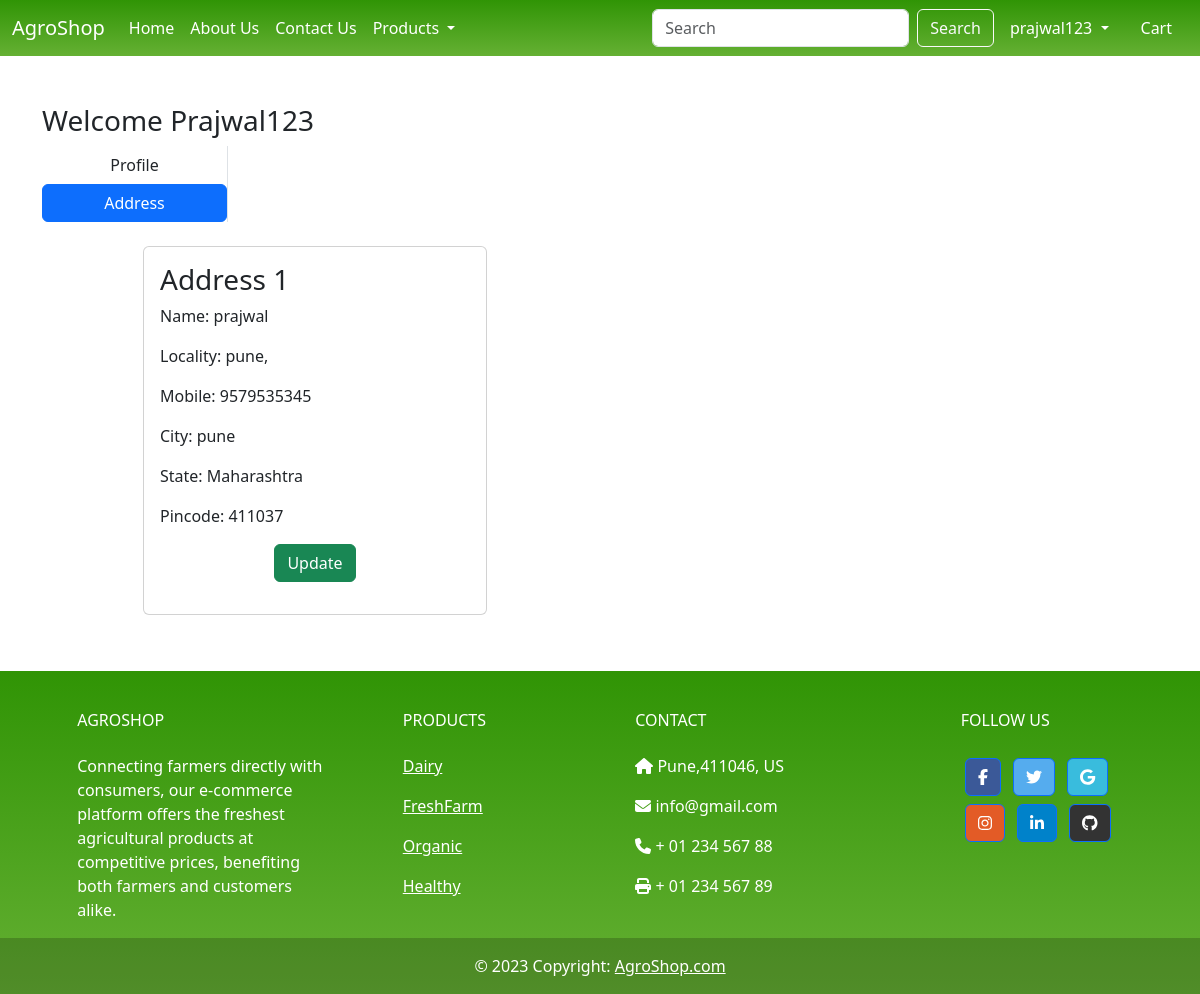
Page /address/ (signed in) on the committed database.
### app/models.py (models this page shows, shortened)
class Customer(models.Model):
    user = models.ForeignKey(User,on_delete=models.CASCADE)
    name = models.CharField(max_length=200)
    locality = models.CharField(max_length=200)
    city = models.CharField(max_length=50)
    mobile = models.IntegerField(default=0)
    zipcode = models.IntegerField()
    state  = models.CharField(choices=STATE_CHOICES, max_length=100)

### app/views.py (the view)
# urls.py: path('address/',views.address,name='address'),
@login_required
def address(request):
    add =Customer.objects.filter(user=request.user)
    return render(request,'app/address.html',locals())

### app/templates/app/address.html (shortened to what this page needs)
{% extends 'app/base.html' %}
{% load static %}
{% block main-content %}
<div class="container my-5">
    <div class="row">
        {% if add %}
        <h3>Welcome <span class="text-capitalize">{{request.user}}</span></h3>
    </div>
    <div class="col-sm-2 border-end">
        <ul class="list-unstyled">
         <li class="d-grid"><a href="{% url 'profile' %}" class="btn ">Profile</a></li>
          <li class="d-grid"><a href="{% url 'address' %}" class= "btn btn-primary" >Address</a></li>
        </ul>
    </div>
    <div class="col-sm-8 offset-sm-1">
        <div class="row">
            {% for ad in add %}
            <div class="col-sm-6">
                <div class="card m-2">
                    <div class="card-body">
                        <h3>Address {{forloop.counter}}</h3>
                        <p>Name: {{ad.name}}</p>
                        <p>Locality: {{ad.locality}}</p>
                        <p>Mobile: {{ad.mobile}}</p>
                        <p>City: {{ad.city}}</p>
                        <p>State: {{ad.state}}</p>
                        <p>Pincode: {{ad.zipcode}}</p>
                        <p class="text-center"><a href="{% url 'updateAddress' pk=ad.id %}" type="button" class="btn btn-success">Update</a></p>
                    </div>
                </div>
            </div>
            {% endfor %}
        </div>
        {% else %}
        <h1 class="text-center mb-5" >No Address available</h1>
        <img src="{% static 'app/images/product/emptyaddr.png' %}"  alt="">
        {% endif %}
    </div>
</div>
{% endblock main-content %}

### app/templates/app/base.html (shortened to what this page needs)
<!DOCTYPE html>
{% load static %}
<html lang="en">
<head>
    <link href="https://cdn.jsdelivr.net/npm/bootstrap@5.3.0-alpha1/dist/css/bootstrap.min.css" rel="stylesheet">
    <link rel="stylesheet" href="{% static 'app/css/owl.carousel.min.css' %}">
    <link rel="stylesheet" href="{% static 'app/css/all.min.css' %}">
    <link rel="stylesheet" href="{% static 'app/css/style.css' %}">
</head>
<body>
    <nav class="navbar navbar-expand-lg navbar-dark bkgn">
        <div class="container-fluid">
          <a class="navbar-brand" href="#">AgroShop</a>
          <div class="collapse navbar-collapse" id="navbarSupportedContent">
            <ul class="navbar-nav me-auto mb-2 mb-lg-0">
              {% if request.user.is_authenticated %}
              <li class="nav-item">
                <a class="nav-link active" aria-current="page" href="/">Home</a>
              </li>
              <li class="nav-item">
                <a class="nav-link text-white" href="{% url 'about' %}">About Us</a>
              </li>
              <li class="nav-item">
                <a class="nav-link text-white" href="{% url 'contact' %}">Contact Us</a>
              </li>
              <li class="nav-item dropdown">
                <a class="nav-link text-white dropdown-toggle" href="#" id="navbarDropdown" role="button" data-bs-toggle="dropdown" aria-expanded="false">
                 Products
                </a>
              </li>
            </ul>
            <form class="d-flex" action="/search">
              <input class="form-control me-2" type="search" placeholder="Search" name="search" aria-label="Search">
              <button class="btn btn-outline-light" type="submit">Search</button>
            </form>
          <ul class="navbar-nav mb-2 mb-lg-0">
            <li class="nav-item dropdown mx-2">
                <a class="nav-link dropdown-toggle text-white" href="#" id="profileDropdown" role="button" data-bs-toggle="dropdown" aria-expanded="false">
                  {{request.user}}
                </a>
            </li>
            <li class="nav-item  mx-2">
              <a class="nav-link text-white" href="{% url 'showcart' %}">Cart</a>
            </li>
          </div>
            {% endif %}
        </div>
      </nav>
{% block main-content %}{% endblock main-content %}
<div >
  <footer
          class="text-center text-lg-start bkgn text-white"
          style="background-color: #929fba"
          >
    <div class="container p-4 pb-0">
      <section class="">
        <div class="row">
          <div class="col-md-3 col-lg-3 col-xl-3 mx-auto mt-3">
            <h6 class="text-uppercase mb-4 font-weight-bold">
              AgroShop
            </h6>
            <p>
              Connecting farmers directly with consumers, our e-commerce platform offers the freshest agricultural products at competitive prices, benefiting both farmers and customers alike.
            </p>
          </div>
          <div class="col-md-2 col-lg-2 col-xl-2 mx-auto mt-3">
            <h6 class="text-uppercase mb-4 font-weight-bold">Products</h6>
            <p>
              <a class="text-white">Dairy</a>
            </p>
            <p>
              <a class="text-white">FreshFarm</a>
            </p>
            <p>
              <a class="text-white">Organic</a>
            </p>
            <p>
              <a class="text-white">Healthy</a>
            </p>
          </div>
          <div class="col-md-4 col-lg-3 col-xl-3 mx-auto mt-3">
            <h6 class="text-uppercase mb-4 font-weight-bold">Contact</h6>
            <p><i class="fas fa-home mr-3"></i> Pune,411046, US</p>
            <p><i class="fas fa-envelope mr-3"></i> info@gmail.com</p>
            <p><i class="fas fa-phone mr-3"></i> + 01 234 567 88</p>
            <p><i class="fas fa-print mr-3"></i> + 01 234 567 89</p>
          </div>
          <div class="col-md-3 col-lg-2 col-xl-2 mx-auto mt-3">
            <h6 class="text-uppercase mb-4 font-weight-bold">Follow us</h6>
            <a
               class="btn btn-primary btn-floating m-1"
               style="background-color: #3b5998"
               href="#!"
               role="button"
               ><i class="fab fa-facebook-f"></i
              ></a>
            <a
               class="btn btn-primary btn-floating m-1"
               style="background-color: #55acee"
               href="#!"
               role="button"
               ><i class="fab fa-twitter"></i
              ></a>
            <a
               class="btn btn-primary btn-floating m-1"
               style="background-color: #39bcdd"
               href="#!"
               role="button"
               ><i class="fab fa-google"></i
              ></a>
            <a
               class="btn btn-primary btn-floating m-1"
               style="background-color: #e35b26"
               href="#!"
               role="button"
               ><i class="fab fa-instagram"></i
              ></a>
            <a
               class="btn btn-primary btn-floating m-1"
               style="background-color: #0082ca"
               href="#!"
               role="button"
               ><i class="fab fa-linkedin-in"></i
              ></a>
            <a
               class="btn btn-primary btn-floating m-1"
               style="background-color: #333333"
               href="#!"
               role="button"
               ><i class="fab fa-github"></i
              ></a>
          </div>
        </div>
      </section>
    </div>
    <div
         class="text-center p-3"
         style="background-color: rgba(0, 0, 0, 0.2)"
         >
      © 2023 Copyright:
      <a class="text-white" href="https://mdbootstrap.com/"
         >AgroShop.com</a
        >
    </div>
  </footer>
</div>
</body>
</html>

### app/static/app/css/style.css (style rules this page uses)
.bkgn { background-color:#fff;background-image:linear-gradient(#309405,#65b033); }

### rows in the picture
Customer: name "prajwal", locality "pune,", mobile "9579535345", city "pune", state "Maharashtra", zipcode "411037"

### other values in the picture
{{ request.user }} "prajwal123"
{{ request.user }} "Prajwal123"
